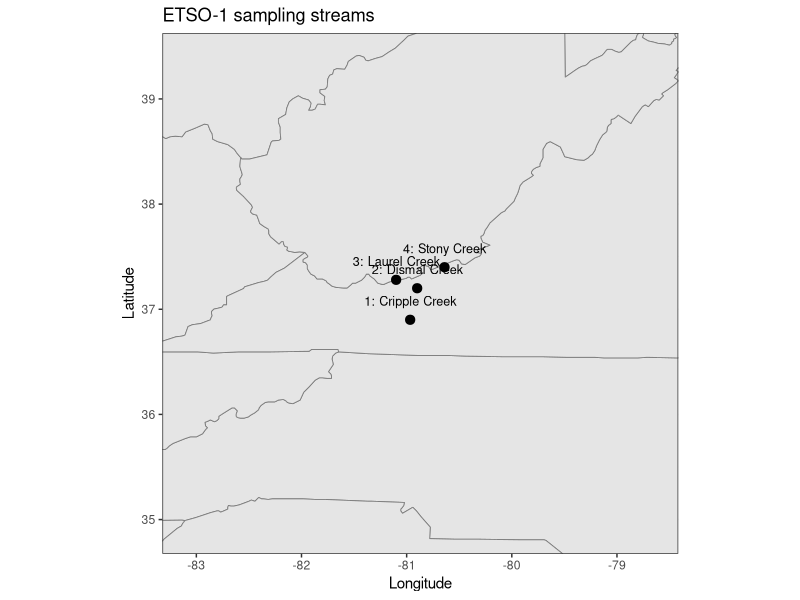
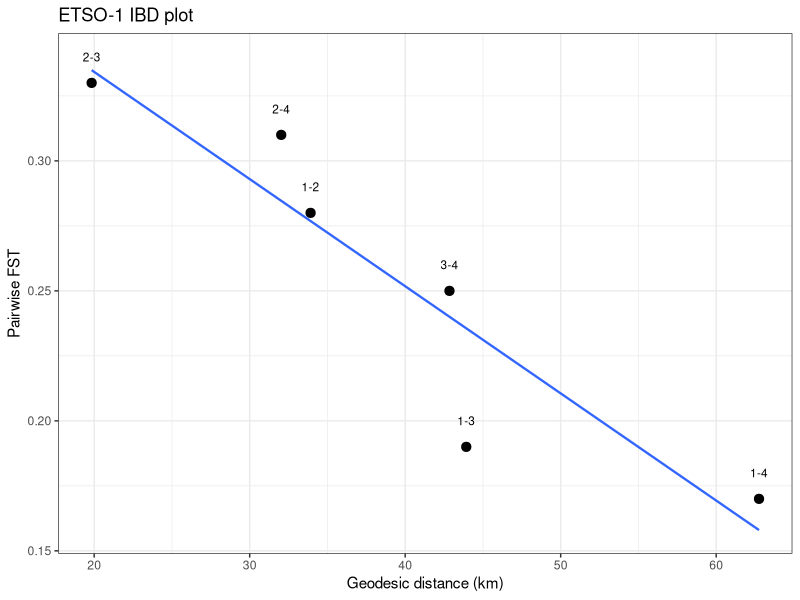

Write R code to recreate these figures, in order. (Note: this script raises an error after producing the figures.)
# ============================================================
# ETSO-1 — Etheostoma osburni (Candy Darter)
# McBaine et al. 2023
# Objective 2 extraction workflow
#
# Sources used:
# - main paper Table 3 microsatellite FST values
# - supplement Table S1 site coordinates
#
# Notes:
# - this study used microsatellites, not SNPs
# - using the 4 stream populations as the units:
#   1 = Cripple Creek
#   2 = Dismal Creek
#   3 = Laurel Creek
#   4 = Stony Creek
# - FST values are the microsatellite values BELOW the diagonal in Table 3
# - coordinates are stream centroids derived from Table S1 site coordinates
# - no negative FST values were reported, but rule is enforced anyway
# - plots are shown in RStudio and not saved
# ============================================================

# -----------------------------
# 0) libraries
# -----------------------------
library(dplyr)
library(ggplot2)
library(maps)
library(geosphere)

# -----------------------------
# 1) setup
# -----------------------------
study_code <- "ETSO-1"

base_dir <- "/Users/johnmccall/Library/CloudStorage/OneDrive-TheOhioStateUniversity/Spring_2026/Landgen_DGS/DGS-Patterns-of-Fish-Diversity/DGS-Patterns-of-Fish-Diversity/Objective 2/Data"
study_dir <- file.path(base_dir, study_code)
out_dir   <- file.path(study_dir, "data")

if (!dir.exists(study_dir)) dir.create(study_dir, recursive = TRUE)
if (!dir.exists(out_dir)) dir.create(out_dir, recursive = TRUE)

# -----------------------------
# 2) stream/pop metadata
# -----------------------------
pop_key <- data.frame(
  site = 1:4,
  stream = c("Cripple Creek", "Dismal Creek", "Laurel Creek", "Stony Creek"),
  stringsAsFactors = FALSE
)

# -----------------------------
# 3) site coordinates
# from supplement Table S1
# coordinates are decimal degrees and only reported to 0.1 degree,
# so stream centroids are necessarily coarse but are based directly
# on the provided within-stream sampling locations
# -----------------------------

# Table S1 values entered explicitly
site_tbl <- data.frame(
  stream = c(
    rep("Cripple Creek", 3),
    rep("Dismal Creek", 3),
    rep("Stony Creek", 5),
    rep("Laurel Creek", 5)
  ),
  location_within_stream = c(
    "Lower", "Center", "Upper",
    "Below Dismal Falls", "Above Dismal Falls 1", "Above Dismal Falls 2",
    "Lower 1", "Lower 2", "Center 1", "Center 2", "Upper",
    "Lower 1", "Lower 2", "Center", "Upper 1", "Upper 2"
  ),
  lat = c(
    36.9, 36.9, 36.9,
    37.2, 37.2, 37.2,
    37.4, 37.4, 37.4, 37.4, 37.4,
    37.2, 37.3, 37.3, 37.3, 37.3
  ),
  lon = c(
    -80.9, -81.0, -81.0,
    -80.9, -80.9, -80.9,
    -80.7, -80.7, -80.6, -80.6, -80.6,
    -81.1, -81.1, -81.1, -81.1, -81.1
  ),
  stringsAsFactors = FALSE
)

# stream centroids used for Objective 2 coords df
coords_centroids <- site_tbl %>%
  group_by(stream) %>%
  summarise(
    lat = mean(lat),
    lon = mean(lon),
    .groups = "drop"
  )

ETSO_1_coords <- pop_key %>%
  left_join(coords_centroids, by = "stream") %>%
  select(site, lat, lon)

# -----------------------------
# 4) pairwise FST matrix
# microsatellite values from Table 3, below diagonal
# -----------------------------
ETSO_1_fst <- matrix(
  c(
    0.00, 0.28, 0.19, 0.17,
    0.28, 0.00, 0.33, 0.31,
    0.19, 0.33, 0.00, 0.25,
    0.17, 0.31, 0.25, 0.00
  ),
  nrow = 4,
  byrow = TRUE
)

rownames(ETSO_1_fst) <- ETSO_1_coords$site
colnames(ETSO_1_fst) <- ETSO_1_coords$site

# enforce workflow rules
diag(ETSO_1_fst) <- 0
ETSO_1_fst[ETSO_1_fst < 0] <- 0

# -----------------------------
# 5) sanity checks
# -----------------------------
stopifnot(isSymmetric(ETSO_1_fst))
stopifnot(identical(rownames(ETSO_1_fst), as.character(ETSO_1_coords$site)))
stopifnot(identical(colnames(ETSO_1_fst), as.character(ETSO_1_coords$site)))

print(pop_key)
print(ETSO_1_coords)
print(round(ETSO_1_fst, 3))

# -----------------------------
# 6) map plot
# show US + Canada and zoom to point extent
# do not save, just plot in RStudio
# -----------------------------
us_map <- map_data("state")
can_map <- map_data("world") %>%
  filter(region == "Canada")

xpad <- 2
ypad <- 2

xlim_map <- range(ETSO_1_coords$lon) + c(-xpad, xpad)
ylim_map <- range(ETSO_1_coords$lat) + c(-ypad, ypad)

ggplot() +
  geom_polygon(
    data = can_map,
    aes(x = long, y = lat, group = group),
    fill = "grey95", color = "grey60", linewidth = 0.3
  ) +
  geom_polygon(
    data = us_map,
    aes(x = long, y = lat, group = group),
    fill = "grey90", color = "grey50", linewidth = 0.3
  ) +
  geom_point(
    data = ETSO_1_coords,
    aes(x = lon, y = lat),
    size = 2.8
  ) +
  geom_text(
    data = ETSO_1_coords %>% left_join(pop_key, by = "site"),
    aes(x = lon, y = lat, label = paste0(site, ": ", stream)),
    nudge_y = 0.18,
    size = 3.2
  ) +
  coord_fixed(
    xlim = xlim_map,
    ylim = ylim_map
  ) +
  theme_bw() +
  labs(
    title = "ETSO-1 sampling streams",
    x = "Longitude",
    y = "Latitude"
  )

# -----------------------------
# 7) IBD plot
# using geodesic distance between stream centroids
# do not save, just plot in RStudio
# -----------------------------
coord_mat <- as.matrix(ETSO_1_coords[, c("lon", "lat")])
geo_dist_m <- geosphere::distm(coord_mat, fun = geosphere::distHaversine)
geo_dist_km <- geo_dist_m / 1000

ibd_df <- data.frame(
  site1 = character(),
  site2 = character(),
  distance_km = numeric(),
  fst = numeric(),
  stringsAsFactors = FALSE
)

for (i in 1:(nrow(ETSO_1_fst) - 1)) {
  for (j in (i + 1):ncol(ETSO_1_fst)) {
    ibd_df <- rbind(
      ibd_df,
      data.frame(
        site1 = rownames(ETSO_1_fst)[i],
        site2 = colnames(ETSO_1_fst)[j],
        distance_km = geo_dist_km[i, j],
        fst = ETSO_1_fst[i, j],
        stringsAsFactors = FALSE
      )
    )
  }
}

print(ibd_df)

ggplot(ibd_df, aes(x = distance_km, y = fst)) +
  geom_point(size = 2.8) +
  geom_smooth(method = "lm", se = FALSE, linewidth = 0.8) +
  geom_text(
    aes(label = paste0(site1, "-", site2)),
    nudge_y = 0.01,
    size = 3
  ) +
  theme_bw() +
  labs(
    title = "ETSO-1 IBD plot",
    x = "Geodesic distance (km)",
    y = "Pairwise FST"
  )

# -----------------------------
# 8) assign and save
# -----------------------------
obj_prefix <- gsub("-", "_", study_code)
fst_name <- paste0(obj_prefix, "_fst")
coords_name <- paste0(obj_prefix, "_coords")

assign(fst_name, ETSO_1_fst, envir = .GlobalEnv)
assign(coords_name, ETSO_1_coords, envir = .GlobalEnv)

save(
  list = c(fst_name, coords_name),
  file = file.path(out_dir, paste0(study_code, ".RData"))
)

# -----------------------------
# 9) optional quick reload check
# -----------------------------
# load(file.path(out_dir, paste0(study_code, ".RData")))
# ls(pattern = "ETSO_1")
